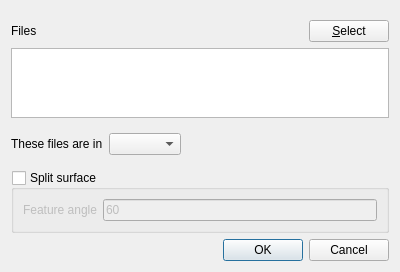
<?xml version="1.0" encoding="UTF-8"?>
<ui version="4.0">
 <class>ImportDialog</class>
 <widget class="QDialog" name="ImportDialog">
  <property name="geometry">
   <rect>
    <x>0</x>
    <y>0</y>
    <width>400</width>
    <height>260</height>
   </rect>
  </property>
  <property name="windowTitle">
   <string>Import geometry</string>
  </property>
  <layout class="QVBoxLayout" name="verticalLayout">
   <item>
    <widget class="QWidget" name="widget" native="true">
     <layout class="QHBoxLayout" name="horizontalLayout">
      <property name="leftMargin">
       <number>0</number>
      </property>
      <property name="rightMargin">
       <number>0</number>
      </property>
      <property name="bottomMargin">
       <number>0</number>
      </property>
      <item>
       <widget class="QLabel" name="label">
        <property name="text">
         <string>Files</string>
        </property>
       </widget>
      </item>
      <item>
       <spacer name="horizontalSpacer">
        <property name="orientation">
         <enum>Qt::Horizontal</enum>
        </property>
        <property name="sizeHint" stdset="0">
         <size>
          <width>40</width>
          <height>20</height>
         </size>
        </property>
       </spacer>
      </item>
      <item>
       <widget class="QPushButton" name="select">
        <property name="text">
         <string>&amp;Select</string>
        </property>
       </widget>
      </item>
     </layout>
    </widget>
   </item>
   <item>
    <widget class="QListWidget" name="files"/>
   </item>
   <item>
    <widget class="QWidget" name="unitRow" native="true">
     <layout class="QHBoxLayout" name="unitLayout">
      <property name="leftMargin">
       <number>0</number>
      </property>
      <property name="rightMargin">
       <number>0</number>
      </property>
      <item>
       <widget class="QLabel" name="unitLabel">
        <property name="text">
         <string>These files are in</string>
        </property>
       </widget>
      </item>
      <item>
       <widget class="QComboBox" name="unit">
        <property name="toolTip">
         <string>FoamMesh works in metres. STL and OBJ files carry no unit, so the wrong choice here scales the whole case.</string>
        </property>
       </widget>
      </item>
      <item>
       <widget class="QLabel" name="unitHint">
        <property name="text">
         <string/>
        </property>
        <property name="wordWrap">
         <bool>true</bool>
        </property>
       </widget>
      </item>
      <item>
       <spacer name="unitSpacer">
        <property name="orientation">
         <enum>Qt::Horizontal</enum>
        </property>
        <property name="sizeHint" stdset="0">
         <size>
          <width>10</width>
          <height>20</height>
         </size>
        </property>
       </spacer>
      </item>
     </layout>
    </widget>
   </item>
   <item>
    <widget class="QGroupBox" name="splitSurface">
     <property name="title">
      <string>Split surface</string>
     </property>
     <property name="checkable">
      <bool>true</bool>
     </property>
     <property name="checked">
      <bool>false</bool>
     </property>
     <layout class="QFormLayout" name="formLayout">
      <item row="0" column="0">
       <widget class="QLabel" name="label_2">
        <property name="text">
         <string>Feature angle</string>
        </property>
       </widget>
      </item>
      <item row="0" column="1">
       <widget class="QLineEdit" name="featureAngle">
        <property name="text">
         <string>60</string>
        </property>
       </widget>
      </item>
     </layout>
    </widget>
   </item>
   <item>
    <widget class="QDialogButtonBox" name="buttonBox">
     <property name="orientation">
      <enum>Qt::Horizontal</enum>
     </property>
     <property name="standardButtons">
      <set>QDialogButtonBox::Cancel|QDialogButtonBox::Ok</set>
     </property>
    </widget>
   </item>
  </layout>
 </widget>
 <resources/>
 <connections>
  <connection>
   <sender>buttonBox</sender>
   <signal>accepted()</signal>
   <receiver>ImportDialog</receiver>
   <slot>accept()</slot>
   <hints>
    <hint type="sourcelabel">
     <x>248</x>
     <y>254</y>
    </hint>
    <hint type="destinationlabel">
     <x>157</x>
     <y>274</y>
    </hint>
   </hints>
  </connection>
  <connection>
   <sender>buttonBox</sender>
   <signal>rejected()</signal>
   <receiver>ImportDialog</receiver>
   <slot>reject()</slot>
   <hints>
    <hint type="sourcelabel">
     <x>316</x>
     <y>260</y>
    </hint>
    <hint type="destinationlabel">
     <x>286</x>
     <y>274</y>
    </hint>
   </hints>
  </connection>
 </connections>
</ui>
